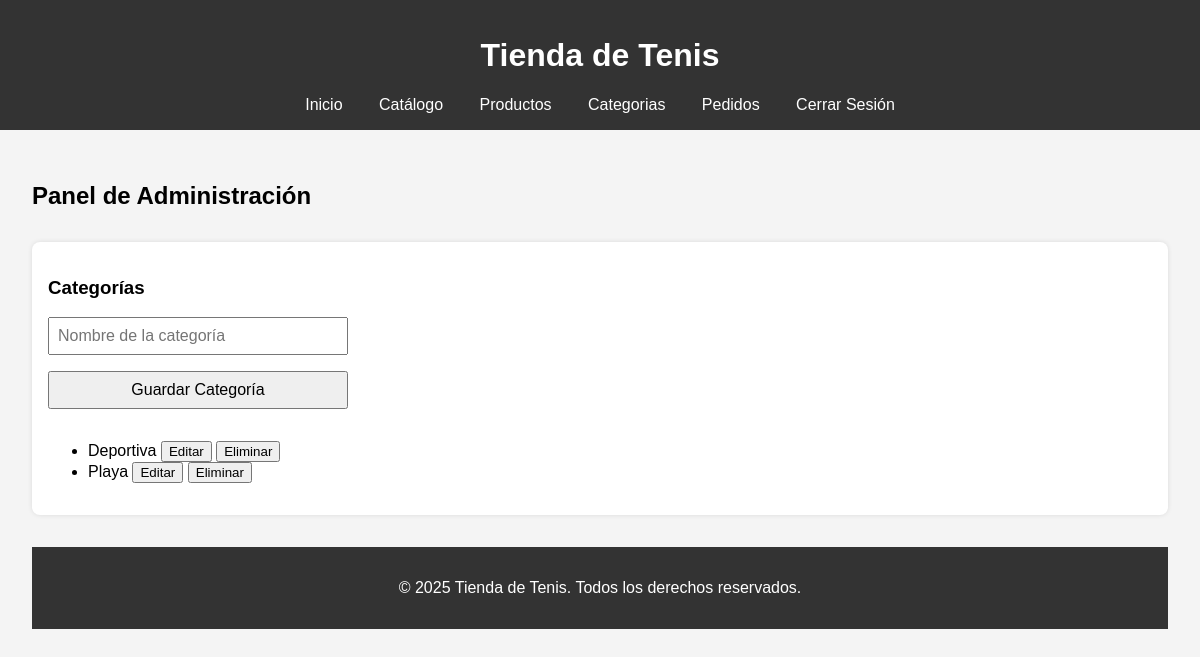
Page /index.php?action=verCategoria (signed in) on the earlier database version.
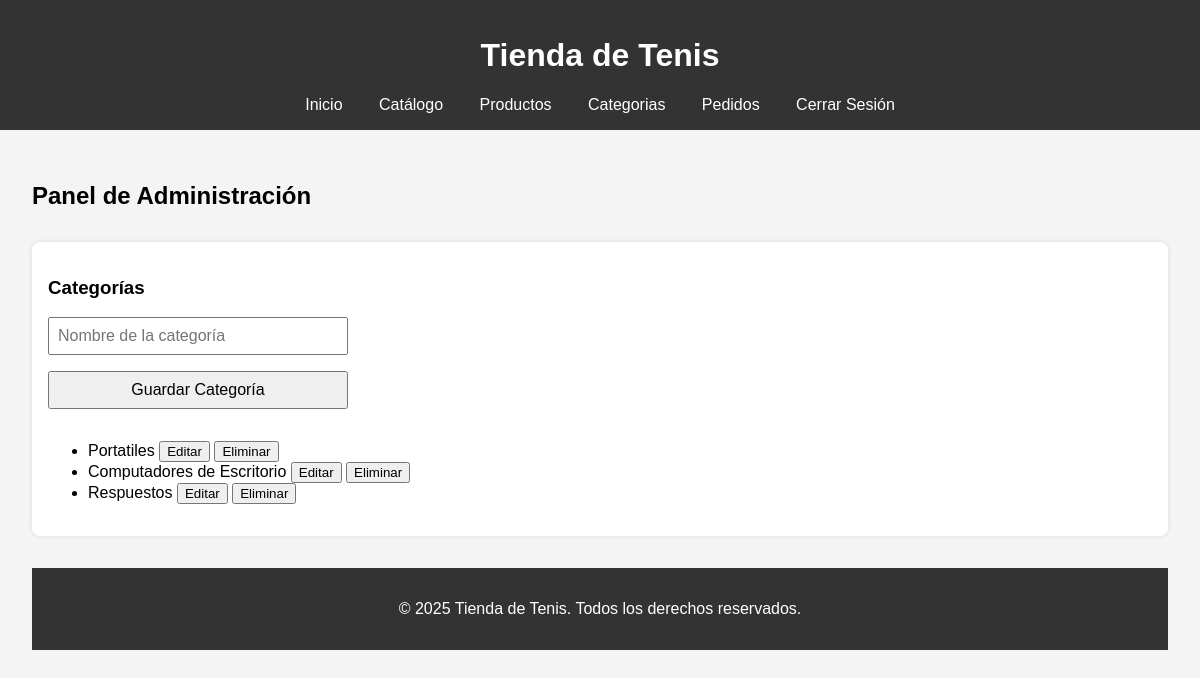
Same page on the later database version.
### tables this page shows
CREATE TABLE `categorias` (
  `id` int(11) NOT NULL,
  `nombre` varchar(100) NOT NULL
);

### controlador/controlador.php (called while the page is built, shortened)
<?php
class Controlador{
    public function consultarCategorias(){
        $gestor=new GestorProducto;
        $categorias=$gestor->consultarCategorias();
        require_once("vista/html/categorias.php");
    }
}

### modelo/gestorProductos.php (called while the page is built, shortened)
<?php
class GestorProducto{
    public function consultarCategorias(){
        $conexion=new conexion;
        $conexion->abrir();
        $sql="SELECT * FROM categorias ";
        $conexion->consulta($sql);
        $result=$conexion->obtenerResultado();
        return $result;
    }
}

### modelo/conexion.php (called while the page is built, shortened)
<?php
class Conexion{
    private $mySQLI;
    private $result;
    public function abrir(){
        $this->mySQLI = new mysqli("localhost", "root", "", "tienda_tenis");
    }
    public function consulta($sql){
        $this->result = $this->mySQLI->query($sql);
    }
    public function obtenerResultado(){
        return $this->result;
    }
}

### vista/html/categorias.php (the view, shortened to what this page needs)
<!DOCTYPE html>
<html lang="es">
<head>
  <link rel="stylesheet" href="vista/css/style.css">
</head>
<body>
  <header>
    <h1>Tienda de Tenis</h1>
    <nav>
      <a href="index.php?action=verInicio">Inicio</a>
      <a href="index.php?action=verInicio">Catálogo</a>
      <?php
        if (isset($_SESSION["rol"])&& $_SESSION["rol"]=="admin"){
        ?>
        <a href="index.php?action=verProducto">Productos</a>
        <a href="index.php?action=verCategoria">Categorias</a>
        <a href="index.php?action=verPedidos">Pedidos</a>
        <?php
      }else{
        ?>
        <a href="index.php?action=verAdministracion">Zona Admin</a>
        <?php
      }
      if (isset($_SESSION["rol"])){?>
        <a href="index.php?action=cerrarSesion">Cerrar Sesión</a>
<?php
      }else{
        ?>
        <a href="index.php?action=verRegistro">Registrarse</a>
        <?php
      }
      ?>
    </nav>
  </header>
  <?php
  if (isset($_SESSION["rol"])&& $_SESSION["rol"]=="admin"){
    if ($_SESSION["rol"]=="admin"){
        ?>
        <section id="panel-admin">
            <h2>Panel de Administración</h2>
            <div class="admin-section">
            <h3>Categorías</h3>
            <?php
            if (isset($categoriaxid)){
                $fila3=$categoriaxid->fetch_assoc();
                ?>
                <form class="form-admin" action="index.php?action=guardarCategoriaNueva" method="post">
                <input type="hidden" value="<?php echo $fila3["id"] ?>" id="idCategoria" name="idCategoria">
                <input type="text" value="<?php echo $fila3["nombre"] ?>" id="nombre" name="nombre">
                <button type="submit">Editar Categoria</button>
                </form>
                <?php
            }else{
                ?>
                <form class="form-admin" action="index.php?action=guardarCategoria" method="post">
                <input type="text" placeholder="Nombre de la categoría" id="nombre" name="nombre">
                <button type="submit">Guardar Categoría</button>
                </form>
                <?php
            }
            ?>
            <ul>
                <?php
                while($fila2=$categorias->fetch_assoc()){
                    ?>
                    <li><?php echo $fila2["nombre"] ?>
                    <a href="index.php?action=editarCategoria&id=<?php echo $fila2["id"]; ?>"><button>Editar</button></a>
                    <a href="index.php?action=eliminarCategoria&id=<?php echo $fila2["id"]; ?>"><button>Eliminar</button></a>
                    </li>
                    <?php
                }
                ?>
            </ul>
            </div>
        <?php
    }
  }
  ?>
  <footer>
    <p>&copy; 2025 Tienda de Tenis. Todos los derechos reservados.</p>
  </footer>
</body>
</html>

Differences in the rows shown:
changed categorias: nombre "Deportiva" → "Portatiles"
changed categorias: nombre "Playa" → "Computadores de Escritorio"
added categorias: nombre "Respuestos"
